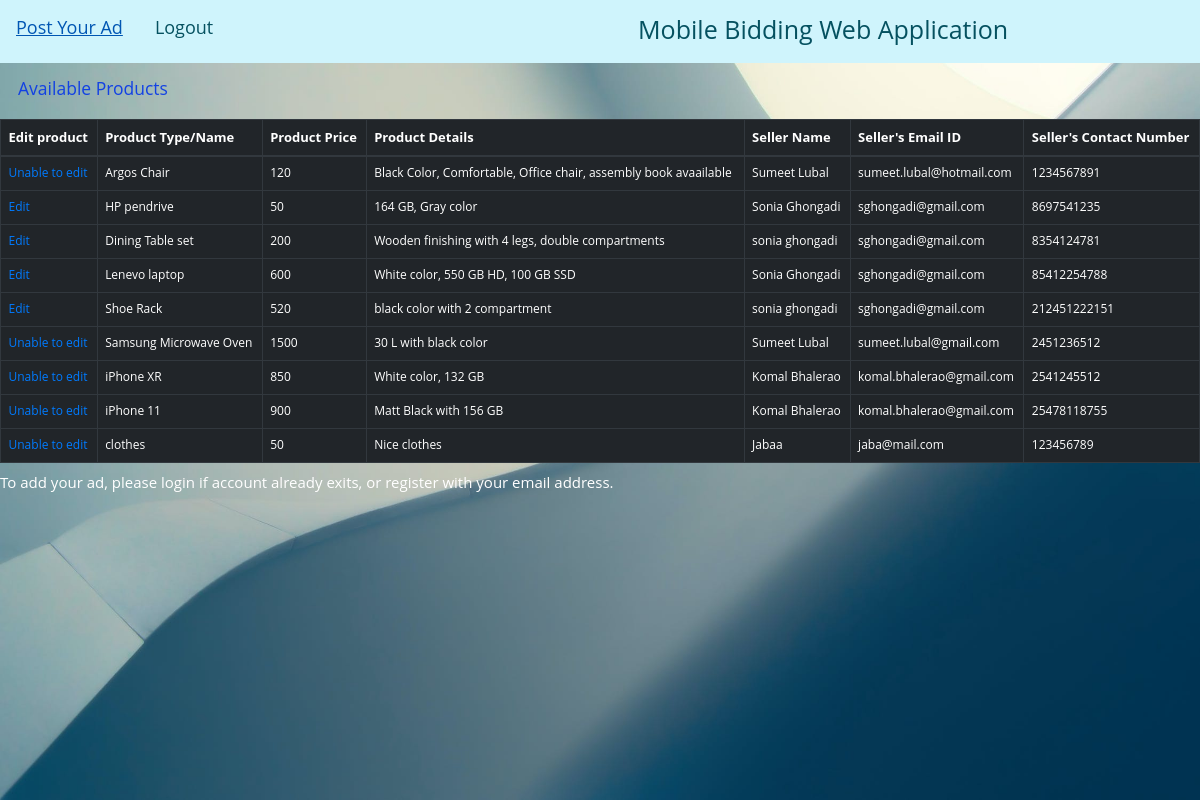
The app's page /show_all (signed in) with its own data.
### application.py (models this page shows)
class Product(db.Model):
    id= db.Column(db.Integer, primary_key=True)
    Product_name = db.Column(db.String(20),nullable=False)
    Product_price = db.Column(db.Integer, nullable= False)
    Prod_spec = db.Column(db.Text, nullable=False)
    seller_name = db.Column(db.String(20), nullable =False)
    User_email = db.Column(db.String(120),  nullable=False)
    contact_num= db.Column(db.Integer, nullable=False)
    person_id = db.Column(db.Integer, db.ForeignKey('add_user.id'))

### application.py (the view)
@app.route("/show_all")
def show_all():
    user = False
    if 'user_email' in session:
        user = session['user_email']
    return render_template('show_all.html', Product = Product.query.all(), user= user)

### templates/show_all.html (shortened to what this page needs)
<!DOCTYPE html>
<html lang="en">
<head>
   <link rel="stylesheet" type="text/css" href="{{ url_for('static',filename ='style.css') }}">
   <link rel="stylesheet" href="https://maxcdn.bootstrapcdn.com/bootstrap/4.0.0/css/bootstrap.min.css"
>
</head>
<body>
   <div class="cont">
      <div class="topnav">
         {% if user %}
         <a href="{{ url_for('addproduct') }}">Post Your Ad</a>
         <a href="{{ url_for('logout') }}">Logout</a>
         {% else %}
         <a href="{{ url_for('login') }}">Login</a>
         <a href="{{ url_for('register') }}">Register</a>
         {% endif %}
         <div class="header">
            <h1>Mobile Bidding Web Application</h1>
         </div>
      </div>
      <h3 class="h3-TableTile">Available Products</h3>
         <table class="table table-bordered table-dark">
      <thead class="thead-dark">
         <tr>
            {% if user %}
            <th id="prod_name">Edit product</th>
            {% endif %}
            <th id="prod_name">Product Type/Name</th>
            <th id="prod_price">Product Price</th>
            <th id="prod_spec">Product Details</th>
            <th id="seller_name">Seller Name</th>
            <th id="seller_emailID">Seller's Email ID</th>
            <th id="seller_contactNum">Seller's Contact Number</th>
         </tr>
      </thead>
      <tbody>
         {% for products in Product %}
         <tr>
            {% if user and user == products.User_email %}
            <td><a href="{{ url_for('idv_prod', product_id= products.id ) }}">Edit</a></td>
            {% elif user == "reddymahenderreddy145@gmail.com" %}
            <td><a href="{{ url_for('idv_prod', product_id= products.id ) }}">Edit</a></td>
            {% elif user %}
            <td><a href="">Unable to edit</a></td>
            {% endif %}
            <td id="prod_name">{{ products.Product_name}}</td>
            <td id="prod_price">{{ products.Product_price}}</td>
            <td id="prod_spec">{{ products.Prod_spec}}</td>
            <td id="seller_name">{{ products.seller_name}}</td>
            <td id="seller_emailID">{{ products.User_email }}</td>
            <td id="seller_contactNum">{{ products.contact_num }}</td>
         </tr>
         {% endfor %}
      </tbody>
      </table>
      <h4 style="font-size-adjust: inherit; color:white">To add your ad, please login if account already exits, or register with your email address. </h>
   </div>
</body>
</html>

### static/style.css (style rules this page uses)
*, *:before, *:after { box-sizing: border-box; margin: 0; padding: 0; }
html, body { font-size: 62.5%; height: 100%; overflow: hidden; }
.cont { position: relative; height: 100%; background-image: url("1.jpg"); background-size: cover; overflow: auto; font-family: "Open Sans", Helvetica, Arial, sans-serif; }
.topnav { overflow: hidden; background-color: #cff4fc; }
.topnav a { float: left; color: #055160; text-align: center; padding: 14px 16px; text-decoration: none; font-size: 18px; }
table tbody tr td { font-size: 12px; }
table thead tr th { font-size: 13px; }
.header { text-indent: 35%; color: #055160; font-size: 20px; padding: 14px 16px; }
.h3-TableTile { color: rgba(10, 58, 230, 0.938); padding: 15px 18px; text-align: left; }

### records on screen
Product: shows "Unable to edit", Product_name "Argos Chair", Product_price "120", Prod_spec "Black Color, Comfortable, Office chair, assembly book avaailable", seller_name "Sumeet Lubal", User_email "sumeet.lubal@hotmail.com", contact_num "1234567891"
Product: Product_name "HP pendrive", Product_price "50", Prod_spec "164 GB, Gray color", seller_name "Sonia Ghongadi", User_email "sghongadi@gmail.com", contact_num "8697541235"
Product: Product_name "Dining Table set", Product_price "200", Prod_spec "Wooden finishing with 4 legs, double compartments", seller_name "sonia ghongadi", User_email "sghongadi@gmail.com", contact_num "8354124781"
Product: Product_name "Lenevo laptop", Product_price "600", Prod_spec "White color, 550 GB HD, 100 GB SSD", seller_name "Sonia Ghongadi", User_email "sghongadi@gmail.com", contact_num "85412254788"
Product: Product_name "Shoe Rack", Product_price "520", Prod_spec "black color with 2 compartment", seller_name "sonia ghongadi", User_email "sghongadi@gmail.com", contact_num "212451222151"
Product: shows "Unable to edit", Product_name "Samsung Microwave Oven", Product_price "1500", Prod_spec "30 L with black color", seller_name "Sumeet Lubal", User_email "sumeet.lubal@gmail.com", contact_num "2451236512"
Product: shows "Unable to edit", Product_name "iPhone XR", Product_price "850", Prod_spec "White color, 132 GB", seller_name "Komal Bhalerao", User_email "komal.bhalerao@gmail.com", contact_num "2541245512"
Product: shows "Unable to edit", Product_name "iPhone 11", Product_price "900", Prod_spec "Matt Black with 156 GB", seller_name "Komal Bhalerao", User_email "komal.bhalerao@gmail.com", contact_num "25478118755"
Product: shows "Unable to edit", Product_name "clothes", Product_price "50", Prod_spec "Nice clothes", seller_name "Jabaa", User_email "jaba@mail.com", contact_num "123456789"
